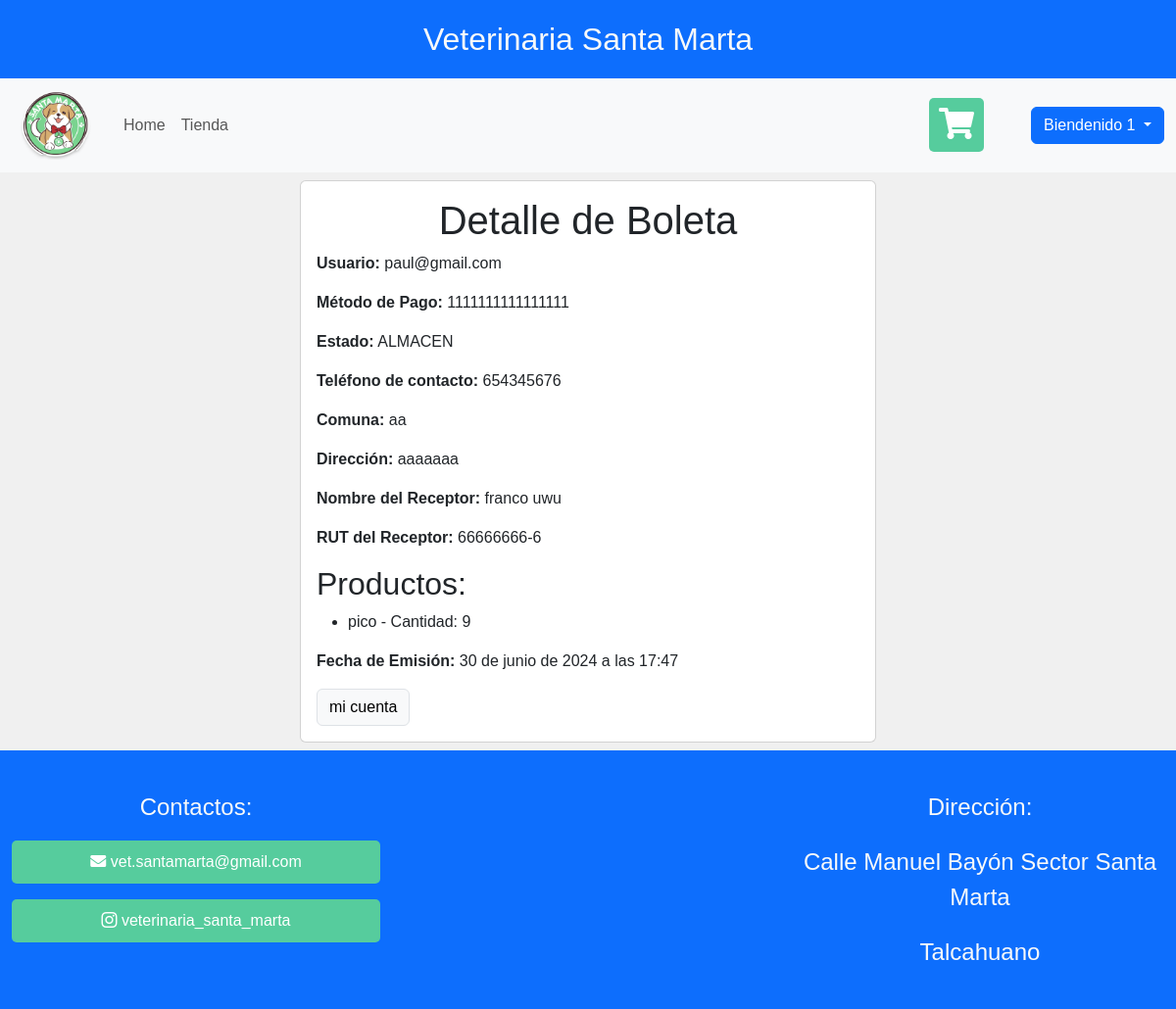
The app's page /ver_boleta/8 (signed in) with its own data.
### mi_web/models.py (models this page shows, shortened)
class Usuario(AbstractBaseUser,PermissionsMixin):
    run = models.CharField( "rut" ,max_length=10 ,primary_key=True )
    correo = models.EmailField("correo", max_length=150 , unique=True)
    nombre = models.CharField("nombre", max_length=50)
    apellido = models.CharField("apellido", max_length=50)
    telefono= models.CharField("telefono", max_length=9)
    comuna= models.CharField("comuna", max_length=50)
    direccion= models.CharField("direccion", max_length=50)
    is_staff = models.BooleanField("empleado",default=False)
    is_superuser = models.BooleanField("superuser",default=False)
    es_baneado = models.BooleanField("baneado", default=False)
    USERNAME_FIELD="correo"
    objects=Usuariomanager()
    REQUIRED_FIELDS=["run","nombre","apellido","telefono","comuna","direccion"]

class Boleta(models.Model):
    user = models.ForeignKey('Usuario', verbose_name=("Usuario") ,on_delete=models.DO_NOTHING )
    carritoDeCompra =  models.ForeignKey(CarritoDeCompras,verbose_name=("CarritoDeCompra") , on_delete=models.DO_NOTHING)
    metodoDePago = models.ForeignKey(Tarjeta , verbose_name=("Tarjeta") ,on_delete=models.DO_NOTHING)
    estado = models.CharField("estado",max_length=20, choices=ESTADO_ENVIO,default="ALMACEN")
    telefono2 = models.CharField("telefono2", max_length=9)
    comuna2 = models.CharField("comuna2", max_length=50)
    direccion2 = models.CharField("direccion2", max_length=50)
    fecha_emision = models.DateTimeField("fecha_emision",auto_now_add=True)
    rut_receptor = models.CharField("RUT del Receptor", max_length=12)
    nombre_receptor = models.CharField("Nombre del Receptor", max_length=100)

class Tarjeta(models.Model):
    uusuario=models.ForeignKey("mi_web.Usuario", verbose_name=("usuario"), on_delete=models.CASCADE , null=True)
    tarjeta_de_credito = models.IntegerField("numero tarjeta", unique=True)
    fecha_de_vencimiento = models.CharField("fecha vencimiento", max_length=50)
    codigo_de_seguridad = models.IntegerField("cv")
    def __str__(self):
        return f'{self.tarjeta_de_credito}'

class ProductoBoleta(models.Model):
    boleta = models.ForeignKey(Boleta, on_delete=models.CASCADE)
    producto = models.ForeignKey(producto, on_delete=models.DO_NOTHING)
    cantidad = models.PositiveIntegerField()

class producto(models.Model):
    nombre=models.CharField(max_length=50, null=False ,unique=True)
    stock=models.IntegerField(default=0, validators=[MinValueValidator(0),MaxValueValidator(1000)])
    descripción=models.CharField(max_length=50, null=False)
    precio=models.IntegerField(default=0, validators=[MinValueValidator(0),MaxValueValidator(999999)])
    foto=models.ImageField(upload_to='producto',null=False)

### mi_web/views.py (the view)
# urls.py: path('ver_boleta/<id>',login_required(views.ver_boleta),name='ver_boleta'),
def ver_boleta(request,id):
    boleta = get_object_or_404(Boleta, id=id)
    productos_boleta = ProductoBoleta.objects.filter(boleta=boleta)
    datos = {
        "boleta": boleta,
        "productos_boleta": productos_boleta
    }
    return render(request,'vet/ver_boleta.html',datos)

### mi_web/templates/vet/ver_boleta.html (shortened to what this page needs)
{% extends "vet/base_p.html" %}
{% load static %}
{% load crispy_forms_tags %}
{% block contenido %}
<div class="row justify-content-center">
    <div class="col-12 col-md-6 m-2">
        <div class="card text-start">
            <div class="card-body">
                <h1>Detalle de Boleta</h1>
                <p><strong>Usuario:</strong> {{ boleta.user }}</p>
                <p><strong>Método de Pago:</strong> {{ boleta.metodoDePago }}</p>
                <p><strong>Estado:</strong> {{ boleta.estado }}</p>
                <p><strong>Teléfono de contacto:</strong> {{ boleta.telefono2 }}</p>
                <p><strong>Comuna:</strong> {{ boleta.comuna2 }}</p>
                <p><strong>Dirección:</strong> {{ boleta.direccion2 }}</p>
                <p><strong>Nombre del Receptor:</strong> {{ boleta.nombre_receptor }}</p>
                <p><strong>RUT del Receptor:</strong> {{ boleta.rut_receptor }}</p>
                <h2>Productos:</h2>
                <ul>
                    {% for producto_boleta in productos_boleta %}
                        <li>{{ producto_boleta.producto.nombre }} - Cantidad: {{ producto_boleta.cantidad }}</li>
                    {% endfor %}
                </ul>
                <p><strong>Fecha de Emisión:</strong> {{ boleta.fecha_emision }}</p>
                <a href='{% url "mi_cuenta" user.correo%}' role='button' class="btn btn-light border">mi cuenta</a>
            </div>
        </div>
    </div>
</div>
{% endblock contenido %}

### mi_web/templates/vet/base_p.html (shortened to what this page needs)
{% load static %}
<!DOCTYPE html>
<html lang="en">
    <head>
        <link href="https://cdn.jsdelivr.net/npm/bootstrap@5.3.3/dist/css/bootstrap.min.css" rel="stylesheet">
        <link href="https://cdn.jsdelivr.net/npm/bootstrap-icons@1.7.0/font/bootstrap-icons.css" rel="stylesheet">
        <link rel="stylesheet" href="https://cdnjs.cloudflare.com/ajax/libs/font-awesome/5.15.4/css/all.min.css">
        <link rel="stylesheet" href="{% static 'vet/css/carrito.css'%}">
        <link rel="stylesheet" href= "{% static 'vet/css/cssmain.css' %} ">
        <link rel="stylesheet" href= "{% static 'vet/css/gato.css' %}">
    </head>
    <body>
        <header class="cotainer-fluid bg-primary d-flex justify-content-center flex-column">
            <p class="text-light pt-3 fs-2 text-center"> Veterinaria Santa Marta</p>
            <nav class="navbar navbar-expand-sm bg-body-tertiary">
                <div class="container-fluid">
                    <a class="navbar-brand"><samp class="fw-bold ml-3"><img src={% static "vet/img/logo.png" %}
                                width="90"></samp></a>
                    <div class="collapse navbar-collapse" id="navbarSupportedContent">
                        <ul class="navbar-nav me-auto mb-2 mb-lg-0">
                            <li class="nav-item">
                                <a class="nav-link" aria-current="page" href=" {% url "index" %}">Home</a>
                            </li>
                            <li class="nav-item">
                                <a class="nav-link" aria-current="page" href=" {% url "tienda_login" %} ">Tienda</a>
                            </li>
                        </ul>
                        <div class="me-5">
                            <a href=" {% url "ver_carrito" %}" class="boton" style="color: #ffffff;">
                                <i class="fas fa-shopping-cart fa-2x" aria-current="page" style="cursor: pointer;"></i>
                            </a>
                        </div>
                        <form class="d-flex" role="search">
                            <div class="dropdown">
                                <a class="btn btn-primary dropdown-toggle" role="button" data-bs-toggle="dropdown"
                                    aria-expanded="false">
                                    {% if request.user.is_authenticated %}
                                    Biendenido {{user.nombre}}
                                    {% else %}
                                    Iniciar sesión
                                    {% endif %}
                                </a>
                            </div>
                        </form>
                    </div>
                </div>
            </nav>
        </header>
        <main>
        {% block contenido %}
        {% endblock contenido %}
        </main>
        <footer class="container-fluid bg-primary text-center py-4">
            <div class="row">
                <div class="col-md-4 col-sm-12">
                    <p class="text-light pt-3 fs-4">Contactos:</p>
                    <p>
                        <a href="mailto:vet.santamarta@gmail.com" class="boton" style="text-decoration: none; color: #ffffff;">
                            <i class="fas fa-envelope" aria-current="page" style="cursor: pointer;"></i> vet.santamarta@gmail.com
                        </a>
                    </p>
                    <p>
                        <a href="https://www.instagram.com/veterinaria_santa_marta/" target="_blank" class="boton" style="text-decoration: none; color: #ffffff;">
                            <i class="bi bi-instagram" aria-current="page" style="cursor: pointer;"></i> veterinaria_santa_marta
                        </a>
                    </p>
                </div>
                <div class="col-md-4 col-sm-12">
                </div>
                <div class="col-md-4 col-sm-12">
                    <p class="text-light pt-3 fs-4"> Dirección: </p>
                    <p class="text-light pt-1 fs-4"> Calle Manuel Bayón Sector Santa Marta</p>
                    <p class="text-light pt-1 fs-4">Talcahuano</p>
                </div>
            </div>
        </footer>
    </body>
</html>

### mi_web/static/vet/css/carrito.css (style rules this page uses)
body { font-family: Arial, sans-serif; margin: 0; padding: 0; box-sizing: border-box; background-color: #f0f0f0; }
h1 { text-align: center; }
.boton { display: block; width: 100%; padding: 10px; background-color: #56cc9d; color: #fff; text-align: center; text-decoration: none; border-radius: 5px; cursor: pointer; }

### mi_web/static/vet/css/cssmain.css (style rules this page uses)
body { font-family: 'Montserrat', sans-serif; overflow-x: hidden; display: flex; flex-direction: column; min-height: 100vh; }
main { flex: 1; }

### records on screen
Usuario: nombre "1"
Boleta: user "paul@gmail.com", metodoDePago "1111111111111111", estado "ALMACEN", telefono2 "654345676", comuna2 "aa", direccion2 "aaaaaaa", nombre_receptor "franco uwu", rut_receptor "66666666-6", fecha_emision "30 de junio de 2024 a las 17:47"
ProductoBoleta: producto.nombre "pico", cantidad "9"
